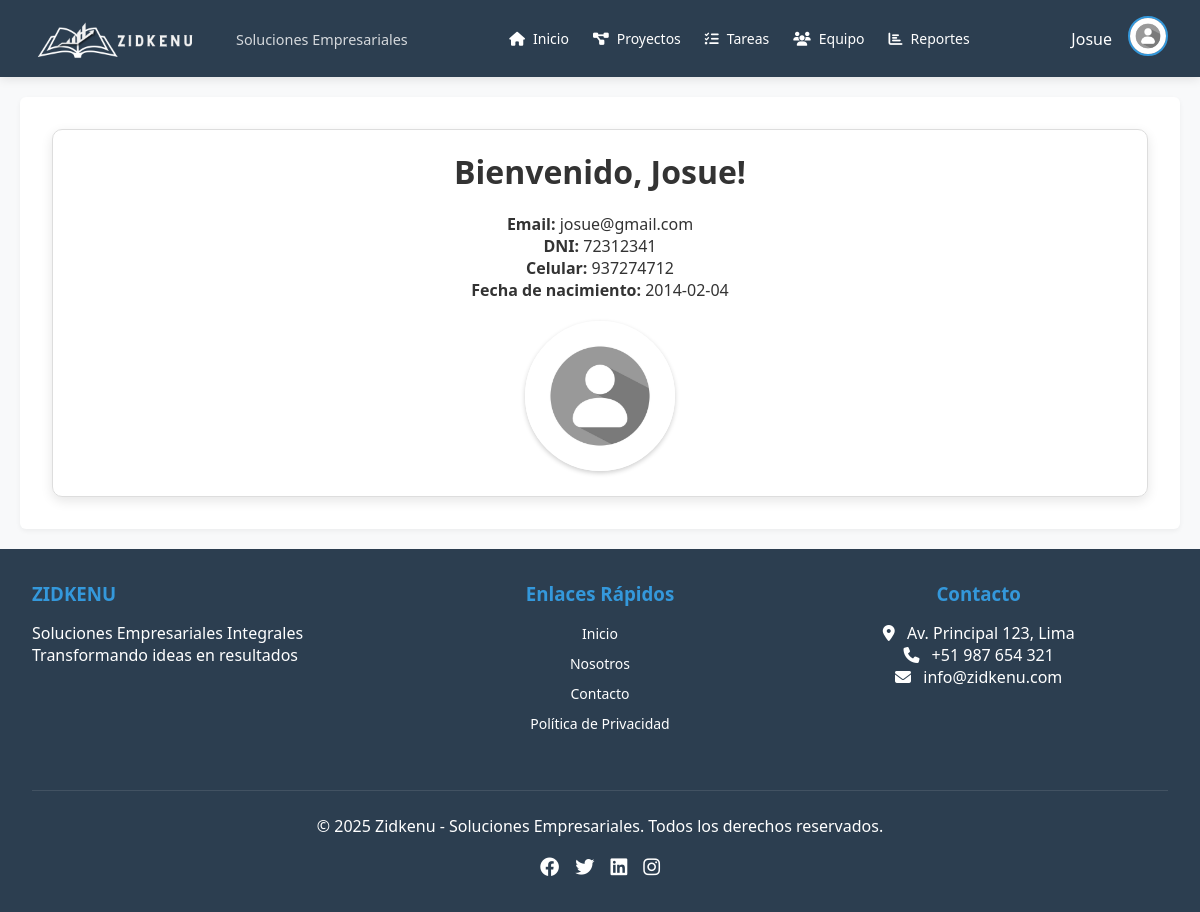
Screenshot of /pantallas/home_screen.php (signed in) with the database file from the repository.
### tables this page shows
CREATE TABLE `users` (
  `id` int(11) NOT NULL,
  `username` varchar(50) NOT NULL,
  `password` varchar(255) NOT NULL,
  `email` varchar(100) NOT NULL,
  `nombres` varchar(50) NOT NULL,
  `apellidos` varchar(50) NOT NULL,
  `fecha_nacimiento` date NOT NULL,
  `dni` int(8) NOT NULL,
  `celular` int(9) NOT NULL,
  `foto_perfil` varchar(255) DEFAULT '../assets/foto_perfil/default.png',
  `role` enum('admin','manager','member') NOT NULL DEFAULT 'member',
  `created_at` timestamp NOT NULL DEFAULT current_timestamp(),
  `updated_at` timestamp NOT NULL DEFAULT current_timestamp() ON UPDATE current_timestamp()
);

### pantallas/home_screen.php (the view, shortened to what this page needs)
<?php
require '../conexion/config.php';
$stmt = $pdo->prepare("SELECT * FROM users WHERE id = ?");
$stmt->execute([$_SESSION['user_id']]);
$user = $stmt->fetch();
$fotoPerfil = file_exists($user['foto_perfil']) ? $user['foto_perfil'] : 'assets/foto_perfil/default.jpg';
?>
<!DOCTYPE html>
<html lang="es">
<head>
    <link rel="stylesheet" href="../css/style.css">
</head>
<body>
    <?php include '../estructura/header.php'; ?>
    <div class="container">
        <h1>Bienvenido, <?= htmlspecialchars($user['nombres']) ?>!</h1>
        <p><strong>Email:</strong> <?= htmlspecialchars($user['email']) ?></p>
        <p><strong>DNI:</strong> <?= htmlspecialchars($user['dni']) ?></p>
        <p><strong>Celular:</strong> <?= htmlspecialchars($user['celular']) ?></p>
        <p><strong>Fecha de nacimiento:</strong> <?= htmlspecialchars($user['fecha_nacimiento']) ?></p>
        <div class="profile-picture">
            <img src="<?= htmlspecialchars($fotoPerfil) ?>" alt="Foto de perfil" class="profile-img">
        </div>
    </div>
    <?php include '../estructura/footer.php'; ?>
</body>
</html>

### estructura/header.php (shortened to what this page needs)
<!DOCTYPE html>
<html lang="es">
<head>
    <link rel="stylesheet" href="https://cdnjs.cloudflare.com/ajax/libs/font-awesome/6.4.0/css/all.min.css">
    <link rel="stylesheet" href="../css/style.css">
</head>
<body>
    <header class="navbar">
        <div class="logo-container">
            <img src="../assets/img/zidkenu_logo.png" alt="Zidkenu Logo" class="logo-img">
            <div>
                <span class="logo-slogan">Soluciones Empresariales</span>
            </div>
        </div>
        <nav class="nav-links">
            <a href="home_screen.php"><i class="fas fa-home"></i> Inicio</a>
            <a href="projects.php"><i class="fas fa-project-diagram"></i> Proyectos</a>
            <a href="tasks.php"><i class="fas fa-tasks"></i> Tareas</a>
            <a href="team.php"><i class="fas fa-users"></i> Equipo</a>
            <a href="reports.php"><i class="fas fa-chart-bar"></i> Reportes</a>
        </nav>
        <?php if (isset($_SESSION['user_id'])): ?>
        <div class="user-menu">
            <span class="username"><?= htmlspecialchars($user['nombres'] ?? 'Usuario') ?></span>
            <div class="dropdown">
                <img src="<?= htmlspecialchars($_SESSION['user_avatar'] ?? $user['foto_perfil'] ?? '../assets/foto_perfil/default.jpg') ?>" alt="Avatar" class="avatar" id="avatarBtn">
            </div>
        </div>
        <?php endif; ?>
    </header>
    <main class="main-content">

### css/style.css (style rules this page uses)
:root { --primary-color: #2c3e50; --secondary-color: #3498db; --accent-color: #e74c3c; --light-color: #ecf0f1; --dark-color: #2c3e50; --text-color: #333; --border-radius: 6px; }
body { font-family: Arial, sans-serif; background-color: #fff; margin: 0; padding: 0; }
.container { max-width: 2000px; margin: auto; padding: 20px; border: 1px solid #ddd; border-radius: 10px; text-align: center; box-shadow: 0 4px 12px rgba(0, 0, 0, 0.1); }
h1 { margin-bottom: 20px; }
a { color: #0074d9; text-decoration: none; font-size: 14px; }
* { margin: 0; padding: 0; box-sizing: border-box; font-family: 'Segoe UI', Tahoma, Geneva, Verdana, sans-serif; }
body { background-color: #f5f5f5; min-height: 100vh; display: flex; flex-direction: column; color: var(--text-color); }
.navbar { background-color: var(--primary-color); color: white; padding: 1rem 2rem; display: flex; justify-content: space-between; align-items: center; box-shadow: 0 2px 10px rgba(0, 0, 0, 0.1); position: relative; z-index: 1000; }
.logo-container { display: flex; align-items: center; gap: 1rem; }
.logo-img { height: 40px; }
.logo-slogan { font-size: 0.9rem; opacity: 0.8; margin-left: 1rem; }
.nav-links { display: flex; gap: 1.5rem; }
.nav-links a { color: white; text-decoration: none; font-weight: 500; transition: color 0.3s; display: flex; align-items: center; gap: 0.5rem; padding: 0.5rem 0; }
.user-menu { display: flex; align-items: center; gap: 1rem; position: relative; }
.username { font-weight: 500; cursor: pointer; }
.avatar { width: 40px; height: 40px; border-radius: 50%; object-fit: cover; cursor: pointer; border: 2px solid var(--secondary-color); transition: transform 0.2s; }
.main-content { flex: 1; padding: 2rem; background-color: #fff; margin: 20px; border-radius: var(--border-radius); box-shadow: 0 2px 5px rgba(0,0,0,0.05); }
h1 { text-align: center; }
body { background-color: #f8f9fa; }
:root { --primary: #4361ee; --secondary: #3f37c9; --success: #4cc9f0; --info: #4895ef; --warning: #f8961e; --danger: #f72585; --light: #f8f9fa; --dark: #212529; --white: #ffffff; --gray: #6c757d; }

### pantallas/home_screen.php (style rules this page uses)
.avatar, .profile-img { border-radius: 50%; object-fit: cover; width: 40px; height: 40px; }
.profile-img { width: 150px; height: 150px; margin-top: 20px; border: 3px solid #fff; box-shadow: 0 2px 5px rgba(0,0,0,0.2); }

### rows the page displays
users: nombres "Josue", foto_perfil (placeholder picture), email "josue@gmail.com", dni "72312341", celular "937274712", fecha_nacimiento "2014-02-04"
